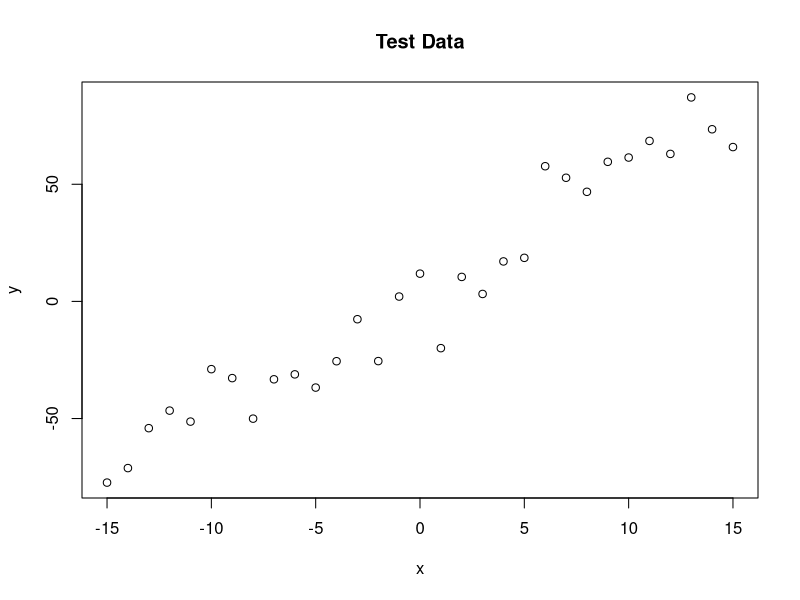
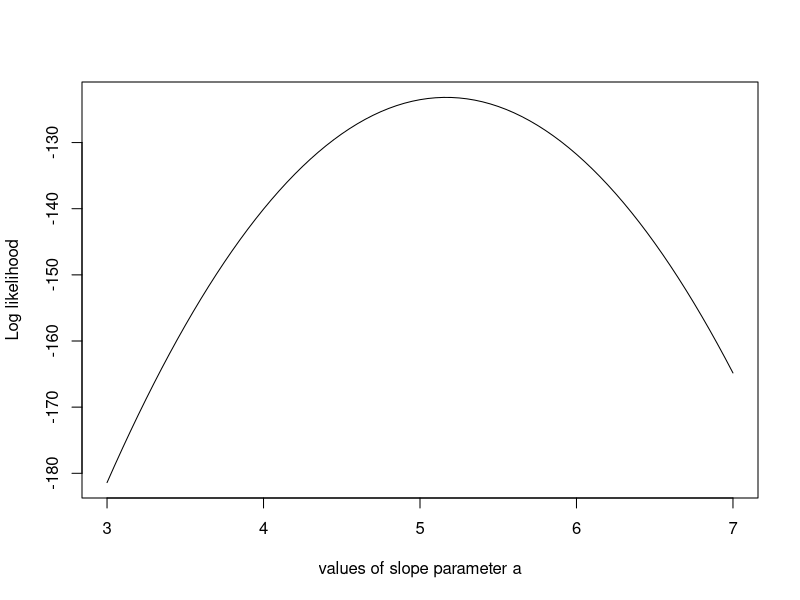
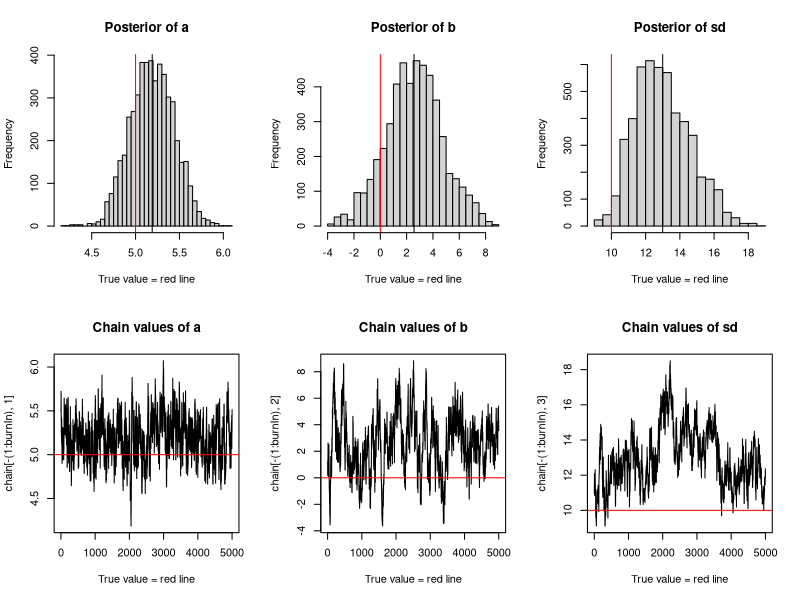

Source code (R) for these figures, in order:
trueA <- 5
trueB <- 0
trueSd <- 10
sampleSize <- 31

# create independent x-values 
x <- (-(sampleSize-1)/2):((sampleSize-1)/2)
# create dependent values according to ax + b + N(0,sd)
y <-  trueA * x + trueB + rnorm(n=sampleSize,mean=0,sd=trueSd)

plot(x,y, main="Test Data")

likelihood <- function(param){
  a = param[1]
  b = param[2]
  sd = param[3]
  
  pred = a*x + b
  singlelikelihoods = dnorm(y, mean = pred, sd = sd, log = T)
  sumll = sum(singlelikelihoods)
  return(sumll)   
}

# Example: plot the likelihood profile of the slope a
slopevalues <- function(x){return(likelihood(c(x, trueB, trueSd)))}
slopelikelihoods <- lapply(seq(3, 7, by=.05), slopevalues )
plot (seq(3, 7, by=.05), slopelikelihoods , type="l", xlab = "values of slope parameter a", ylab = "Log likelihood")

# Prior distribution
prior <- function(param){
  a = param[1]
  b = param[2]
  sd = param[3]
  aprior = dunif(a, min=0, max=10, log = T)
  bprior = dnorm(b, sd = 5, log = T)
  sdprior = dunif(sd, min=0, max=30, log = T)
  return(aprior+bprior+sdprior)
}

posterior <- function(param){
  return (likelihood(param) + prior(param))
}

######## Metropolis algorithm ################

proposalfunction <- function(param){
  return(rnorm(3,mean = param, sd= c(0.1,0.5,0.3)))
}

run_metropolis_MCMC <- function(startvalue, iterations){
  chain = array(dim = c(iterations+1,3))
  chain[1,] = startvalue
  for (i in 1:iterations){
    proposal = proposalfunction(chain[i,])
    
    probab = exp(posterior(proposal) - posterior(chain[i,]))
    if (runif(1) < probab){
      chain[i+1,] = proposal
    }else{
      chain[i+1,] = chain[i,]
    }
  }
  return(chain)
}

startvalue = c(4,0,10)
chain = run_metropolis_MCMC(startvalue, 10000)

burnIn = 5000
acceptance = 1-mean(duplicated(chain[-(1:burnIn),]))

### Summary: #######################

par(mfrow = c(2,3))
hist(chain[-(1:burnIn),1],nclass=30, main="Posterior of a", xlab="True value = red line" )
abline(v = mean(chain[-(1:burnIn),1]))
abline(v = trueA, col="red" )
hist(chain[-(1:burnIn),2],nclass=30, main="Posterior of b", xlab="True value = red line")
abline(v = mean(chain[-(1:burnIn),2]))
abline(v = trueB, col="red" )
hist(chain[-(1:burnIn),3],nclass=30, main="Posterior of sd", xlab="True value = red line")
abline(v = mean(chain[-(1:burnIn),3]) )
abline(v = trueSd, col="red" )
plot(chain[-(1:burnIn),1], type = "l", xlab="True value = red line" , main = "Chain values of a")
abline(h = trueA, col="red" )
plot(chain[-(1:burnIn),2], type = "l", xlab="True value = red line" , main = "Chain values of b")
abline(h = trueB, col="red" )
plot(chain[-(1:burnIn),3], type = "l", xlab="True value = red line" , main = "Chain values of sd")
abline(h = trueSd, col="red" )

# for comparison:
summary(lm(y~x))
